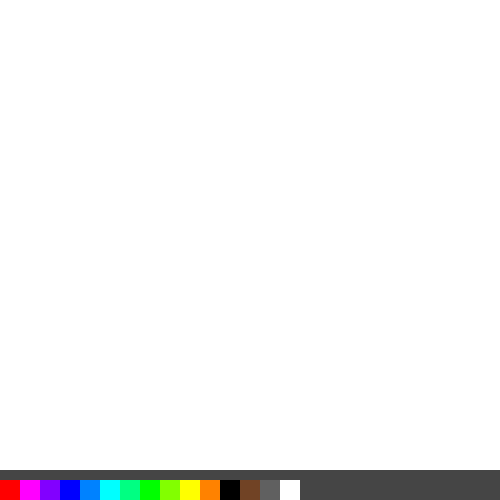
Frame 1 (no input)
Frame 60 (the mouse pressed at the canvas centre just before this capture): identical to frame 1, image omitted
Frame 120 (the mouse held since frame 60 and released just before this capture): identical to frame 1, image omitted

The Processing sketch that drew this single still picture (run headless with seeded random() and noise(); from frame 60 on, the mouse is pressed at the canvas centre):

// Processing sketch: processing_72124
// ── processing_72124.pde

//Mira A, User Input, CP1, Mods 16/17

/**
Drag the mouse about the canvas to draw pictures. <br>
Click the coloured squares to change the colour used to draw. <br>
Press the 'r' key to reset the canvas.
*/

//determines the color of the stroke
color c = color(0, 0, 0);

//setup and color choice bar
void setup()
{
  size(500, 500);
  background(255);
  smooth();
  noStroke();
  //greyspace
  fill(69, 69, 69);
  rect(0, 470, 500, 10);
  //red
  fill(255, 0, 0);
  rect(0, 480, 20, 20);
  //pink
  fill(255, 0, 255);
  rect(20, 480, 20, 20);
  //purple
  fill(130, 0, 255);
  rect(40, 480, 20, 20);
  //blue
  fill(0, 0, 255);
  rect(60, 480, 20, 20);
  //bleu de france
  fill(0, 130, 255);
  rect(80, 480, 20, 20);
  //cyan
  fill(0, 255, 255);
  rect(100, 480, 20, 20);
  //seafoam green
  fill(0, 255, 130);
  rect(120, 480, 20, 20);
  //green
  fill(0, 255, 0);
  rect(140, 480, 20, 20);
  //green-yellow
  fill(130, 255, 0);
  rect(160, 480, 20, 20);
  //yellow
  fill(255, 255, 0);
  rect(180, 480, 20, 20);
  //orange
  fill(255, 130, 0);
  rect(200, 480, 20, 20);
  //black
  fill(0);
  rect(220, 480, 20, 20);
  //brown
  fill(113, 67, 37);
  rect(240, 480, 20, 20);
  //grey
  fill(96, 96, 96);
  rect(260, 480, 20, 20);
  //white
  fill(69, 69, 69);
  rect(300, 480, 200, 20);
}

void draw()
{
  //cross to hand
  mousechange();
  //choose color
  mouseClicked();
  //default black paint
  paint();
  //reset
  if (keyPressed == true && key == 'r')
  {
    setup();
  }
}

//cross to hand
void mousechange()
{
  if (mouseY > 480 && mouseX < 300)
  {
    cursor (HAND);
  }
  else
  {
    cursor (CROSS);
  }
}

//chooses color
void mouseClicked()
{
  //red
  if (get(mouseX, mouseY) == color(255, 0, 0) && mouseX < 20 && mouseY > 480 && mousePressed == true)
  {
    c = color(255, 0, 0);
  }
  //pink
  if (get(mouseX, mouseY) == color(255, 0, 255) && mouseX > 20 && mouseX < 40 && mouseY > 480 && mousePressed == true)
  {
    c = color(255, 0, 255);
  }
  //purple
  if (get(mouseX, mouseY) == color(130, 0, 255) && mouseX > 40 && mouseX < 60 && mouseY > 480 && mousePressed == true)
  {
    c = color(130, 0, 255);
  }
  //blue
  if (get(mouseX, mouseY) == color(0, 0, 255) && mouseX > 60 && mouseX < 80 && mouseY > 480 && mousePressed == true)
  {
    c = color(0, 0, 255);
  }
  //bleu de france
  if (get(mouseX, mouseY) == color(0, 130, 255) && mouseX > 80 && mouseX < 100 && mouseY > 480 && mousePressed == true)
  {
    c = color(0, 130, 255);
  }
  //cyan
  if (get(mouseX, mouseY) == color(0, 255, 255) && mouseX > 100 && mouseX < 120 && mouseY > 480 && mousePressed == true)
  {
    c = color(0, 255, 255);
  }
  //seafoam green
  if (get(mouseX, mouseY) == color(0, 255, 130) && mouseX > 120 && mouseX < 140 && mouseY > 480 && mousePressed == true)
  {
    c = color(0, 255, 130);
  }
  //green
  if (get(mouseX, mouseY) == color(0, 255, 0) && mouseX > 140 && mouseX < 160 && mouseY > 480 && mousePressed == true)
  {
    c = color(0, 255, 0);
  }
  //green-yellow
  if (get(mouseX, mouseY) == color(130, 255, 0) && mouseX > 160 && mouseX < 180 && mouseY > 480 && mousePressed == true)
  {
    c = color(130, 255, 0);
  }
  //yellow
  if (get(mouseX, mouseY) == color(255, 255, 0) && mouseX > 180 && mouseX < 200 && mouseY > 480 && mousePressed == true)
  {
    c = color(255, 255, 0);
  }
  //orange
  if (get(mouseX, mouseY) == color(255, 130, 0) && mouseX > 200 && mouseX < 220 && mouseY > 480 && mousePressed == true)
  {
    c = color(255, 130, 0);
  }
  //black
  if (get(mouseX, mouseY) == color(0, 0, 0) && mouseX > 220 && mouseX < 240 && mouseY > 480 && mousePressed == true)
  {
    c = color(0, 0, 0);
  }
  //brown
  if (get(mouseX, mouseY) == color(113, 67, 37) && mouseX > 240 && mouseX < 260 && mouseY > 480 && mousePressed == true)
  {
    c = color(113, 67, 37);
  }
  //grey
  if (get(mouseX, mouseY) == color(96, 96, 96) && mouseX > 260 && mouseX < 280 && mouseY > 480 && mousePressed == true)
  {
    c = color(96, 96, 96);
  }
  //white
  if (get(mouseX, mouseY) == color(255, 255, 255) && mouseX > 280 && mouseX < 300 && mouseY > 480 && mousePressed == true)
  {
    c = color(255, 255, 255);
  }
}

//default black paint
void paint()
{
  if (mousePressed == true && mouseButton == LEFT)
  {
    if (mouseY < 450)
    {
      stroke(c);
      strokeWeight(5);
      line(mouseX, mouseY, pmouseX, pmouseY);
    }
  }
}
